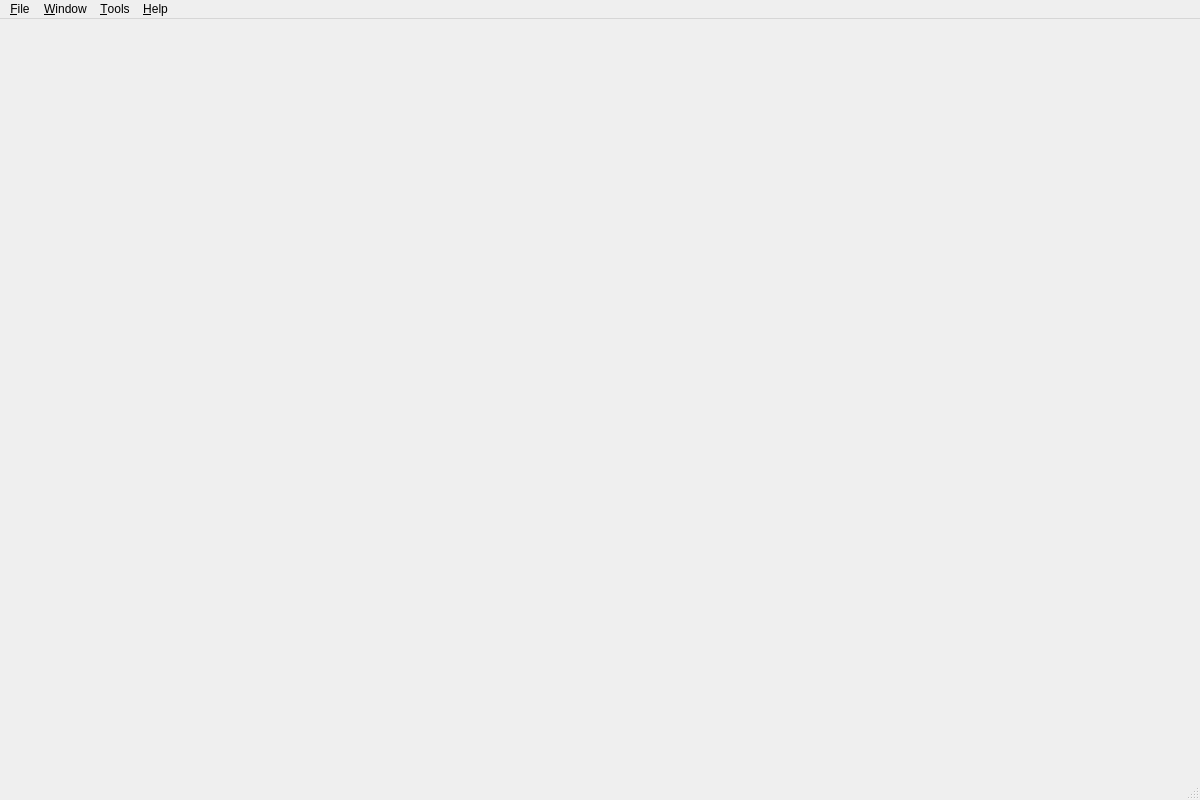
<?xml version="1.0" encoding="UTF-8"?>
<ui version="4.0">
 <class>MainWindow</class>
 <widget class="QMainWindow" name="MainWindow">
  <property name="geometry">
   <rect>
    <x>0</x>
    <y>0</y>
    <width>1200</width>
    <height>800</height>
   </rect>
  </property>
  <property name="windowTitle">
   <string>QRenderDoc</string>
  </property>
  <property name="windowIcon">
   <iconset resource="../Resources/resources.qrc">
    <normaloff>:/logo.svg</normaloff>:/logo.svg</iconset>
  </property>
  <widget class="QWidget" name="centralWidget">
   <layout class="QVBoxLayout" name="verticalLayout">
    <property name="leftMargin">
     <number>0</number>
    </property>
    <property name="topMargin">
     <number>0</number>
    </property>
    <property name="rightMargin">
     <number>0</number>
    </property>
    <property name="bottomMargin">
     <number>0</number>
    </property>
    <item>
     <widget class="ToolWindowManager" name="toolWindowManager" native="true"/>
    </item>
   </layout>
  </widget>
  <widget class="QMenuBar" name="menuBar">
   <property name="geometry">
    <rect>
     <x>0</x>
     <y>0</y>
     <width>1200</width>
     <height>18</height>
    </rect>
   </property>
   <widget class="QMenu" name="menu_Tools">
    <property name="title">
     <string>&amp;Tools</string>
    </property>
    <addaction name="action_Resolve_Symbols"/>
    <addaction name="action_Recompress_Capture"/>
    <addaction name="action_EmbedExternalFiles"/>
    <addaction name="action_RemoveExternalFiles"/>
    <addaction name="separator"/>
    <addaction name="action_Start_Replay_Loop"/>
    <addaction name="action_Create_RGP_Profile"/>
    <addaction name="action_Open_RGP_Profile"/>
    <addaction name="separator"/>
    <addaction name="extension_dummy_Tools"/>
    <addaction name="separator"/>
    <addaction name="action_Settings"/>
    <addaction name="action_Manage_Extensions"/>
    <addaction name="action_Manage_Remote_Servers"/>
    <addaction name="separator"/>
   </widget>
   <widget class="QMenu" name="menu_File">
    <property name="title">
     <string>&amp;File</string>
    </property>
    <widget class="QMenu" name="menu_Recent_Capture_Files">
     <property name="title">
      <string>&amp;Recent Captures</string>
     </property>
     <addaction name="separator"/>
     <addaction name="action_Clear_Capture_Files_History"/>
    </widget>
    <widget class="QMenu" name="menu_Recent_Capture_Settings">
     <property name="title">
      <string>Recent Capture Settings</string>
     </property>
     <addaction name="separator"/>
     <addaction name="action_Clear_Capture_Settings_History"/>
    </widget>
    <widget class="QMenu" name="menu_Export_As">
     <property name="title">
      <string>&amp;Export As...</string>
     </property>
     <property name="toolTipsVisible">
      <bool>true</bool>
     </property>
    </widget>
    <widget class="QMenu" name="menu_Import_From">
     <property name="title">
      <string>&amp;Import From...</string>
     </property>
     <property name="toolTipsVisible">
      <bool>true</bool>
     </property>
    </widget>
    <addaction name="action_Launch_Application"/>
    <addaction name="action_Attach_to_Running_Instance"/>
    <addaction name="action_Inject_into_Process"/>
    <addaction name="separator"/>
    <addaction name="action_Open_Capture"/>
    <addaction name="action_Open_Capture_with_Options"/>
    <addaction name="action_Save_Capture_Inplace"/>
    <addaction name="action_Save_Capture_As"/>
    <addaction name="action_Close_Capture"/>
    <addaction name="separator"/>
    <addaction name="extension_dummy_File"/>
    <addaction name="separator"/>
    <addaction name="menu_Import_From"/>
    <addaction name="menu_Export_As"/>
    <addaction name="separator"/>
    <addaction name="menu_Recent_Capture_Files"/>
    <addaction name="menu_Recent_Capture_Settings"/>
    <addaction name="separator"/>
    <addaction name="action_Exit"/>
    <addaction name="separator"/>
   </widget>
   <widget class="QMenu" name="menu_Window">
    <property name="title">
     <string>&amp;Window</string>
    </property>
    <widget class="QMenu" name="menu_Save_Layout">
     <property name="title">
      <string>&amp;Save Layout</string>
     </property>
     <addaction name="action_Save_Default_Layout"/>
     <addaction name="separator"/>
     <addaction name="action_Save_Layout_1"/>
     <addaction name="action_Save_Layout_2"/>
     <addaction name="action_Save_Layout_3"/>
     <addaction name="action_Save_Layout_4"/>
     <addaction name="action_Save_Layout_5"/>
     <addaction name="action_Save_Layout_6"/>
    </widget>
    <widget class="QMenu" name="menu_Load_Layout">
     <property name="title">
      <string>&amp;Load Layout</string>
     </property>
     <addaction name="action_Load_Default_Layout"/>
     <addaction name="separator"/>
     <addaction name="action_Load_Layout_1"/>
     <addaction name="action_Load_Layout_2"/>
     <addaction name="action_Load_Layout_3"/>
     <addaction name="action_Load_Layout_4"/>
     <addaction name="action_Load_Layout_5"/>
     <addaction name="action_Load_Layout_6"/>
    </widget>
    <addaction name="menu_Save_Layout"/>
    <addaction name="menu_Load_Layout"/>
    <addaction name="separator"/>
    <addaction name="action_Launch_Application_Window"/>
    <addaction name="action_Python_Shell"/>
    <addaction name="action_Event_Browser"/>
    <addaction name="action_Texture_Viewer"/>
    <addaction name="action_Pipeline_State"/>
    <addaction name="action_API_Inspector"/>
    <addaction name="action_Mesh_Output"/>
    <addaction name="action_Errors_and_Warnings"/>
    <addaction name="action_Timeline"/>
    <addaction name="action_Statistics_Viewer"/>
    <addaction name="action_Counter_Viewer"/>
    <addaction name="action_Resource_Inspector"/>
    <addaction name="action_Comments"/>
    <addaction name="separator"/>
    <addaction name="extension_dummy_Window"/>
   </widget>
   <widget class="QMenu" name="menu_Help">
    <property name="title">
     <string>&amp;Help</string>
    </property>
    <widget class="QMenu" name="menu_Reported_Bugs">
     <property name="title">
      <string>&amp;Reported Bugs</string>
     </property>
     <addaction name="separator"/>
     <addaction name="action_Clear_Reported_Bugs"/>
    </widget>
    <addaction name="action_View_Documentation"/>
    <addaction name="action_Show_Tips"/>
    <addaction name="separator"/>
    <addaction name="action_Send_Error_Report"/>
    <addaction name="menu_Reported_Bugs"/>
    <addaction name="separator"/>
    <addaction name="extension_dummy_Help"/>
    <addaction name="separator"/>
    <addaction name="action_Check_for_Updates"/>
    <addaction name="separator"/>
    <addaction name="action_Source_on_GitHub"/>
    <addaction name="action_Build_Release_Downloads"/>
    <addaction name="action_About"/>
   </widget>
   <addaction name="menu_File"/>
   <addaction name="menu_Window"/>
   <addaction name="menu_Tools"/>
   <addaction name="menu_Help"/>
  </widget>
  <widget class="QStatusBar" name="statusBar"/>
  <action name="action_Launch_Application">
   <property name="text">
    <string>&amp;Launch Application</string>
   </property>
   <property name="shortcut">
    <string>Ctrl+N</string>
   </property>
  </action>
  <action name="action_Attach_to_Running_Instance">
   <property name="text">
    <string>&amp;Attach to Running Instance</string>
   </property>
  </action>
  <action name="action_Inject_into_Process">
   <property name="text">
    <string>&amp;Inject into Process</string>
   </property>
  </action>
  <action name="action_Open_Capture">
   <property name="text">
    <string>&amp;Open Capture</string>
   </property>
   <property name="shortcut">
    <string>Ctrl+O</string>
   </property>
  </action>
  <action name="action_Save_Capture_Inplace">
   <property name="text">
    <string>&amp;Save Capture</string>
   </property>
   <property name="shortcut">
    <string>Ctrl+S</string>
   </property>
  </action>
  <action name="action_Close_Capture">
   <property name="text">
    <string>&amp;Close Capture</string>
   </property>
   <property name="shortcut">
    <string>Ctrl+F4</string>
   </property>
  </action>
  <action name="action_Exit">
   <property name="text">
    <string>E&amp;xit</string>
   </property>
  </action>
  <action name="action_Python_Shell">
   <property name="text">
    <string>P&amp;ython Shell</string>
   </property>
  </action>
  <action name="action_Event_Browser">
   <property name="text">
    <string>&amp;Event Browser</string>
   </property>
  </action>
  <action name="action_Texture_Viewer">
   <property name="text">
    <string>&amp;Texture Viewer</string>
   </property>
  </action>
  <action name="action_Pipeline_State">
   <property name="text">
    <string>&amp;Pipeline State</string>
   </property>
  </action>
  <action name="action_API_Inspector">
   <property name="text">
    <string>&amp;API Inspector</string>
   </property>
  </action>
  <action name="action_Mesh_Output">
   <property name="text">
    <string>&amp;Mesh Viewer</string>
   </property>
  </action>
  <action name="action_Errors_and_Warnings">
   <property name="text">
    <string>Errors and &amp;Warnings</string>
   </property>
  </action>
  <action name="action_Timeline">
   <property name="text">
    <string>T&amp;imeline</string>
   </property>
  </action>
  <action name="action_Save_Default_Layout">
   <property name="text">
    <string>&amp;Default Layout</string>
   </property>
  </action>
  <action name="action_Load_Default_Layout">
   <property name="text">
    <string>&amp;Default Layout</string>
   </property>
  </action>
  <action name="action_Save_Layout_1">
   <property name="text">
    <string>Layout &amp;1</string>
   </property>
  </action>
  <action name="action_Save_Layout_2">
   <property name="text">
    <string>Layout &amp;2</string>
   </property>
  </action>
  <action name="action_Save_Layout_3">
   <property name="text">
    <string>Layout &amp;3</string>
   </property>
  </action>
  <action name="action_Save_Layout_4">
   <property name="text">
    <string>Layout &amp;4</string>
   </property>
  </action>
  <action name="action_Save_Layout_5">
   <property name="text">
    <string>Layout &amp;5</string>
   </property>
  </action>
  <action name="action_Save_Layout_6">
   <property name="text">
    <string>Layout &amp;6</string>
   </property>
  </action>
  <action name="action_Load_Layout_1">
   <property name="text">
    <string>Layout &amp;1</string>
   </property>
  </action>
  <action name="action_Load_Layout_2">
   <property name="text">
    <string>Layout &amp;2</string>
   </property>
  </action>
  <action name="action_Load_Layout_3">
   <property name="text">
    <string>Layout &amp;3</string>
   </property>
  </action>
  <action name="action_Load_Layout_4">
   <property name="text">
    <string>Layout &amp;4</string>
   </property>
  </action>
  <action name="action_Load_Layout_5">
   <property name="text">
    <string>Layout &amp;5</string>
   </property>
  </action>
  <action name="action_Load_Layout_6">
   <property name="text">
    <string>Layout &amp;6</string>
   </property>
  </action>
  <action name="action_Resolve_Symbols">
   <property name="text">
    <string>&amp;Resolve Symbols</string>
   </property>
  </action>
  <action name="action_Settings">
   <property name="text">
    <string>&amp;Settings</string>
   </property>
  </action>
  <action name="action_Manage_Remote_Servers">
   <property name="text">
    <string>&amp;Manage Remote Servers</string>
   </property>
  </action>
  <action name="action_View_Documentation">
   <property name="text">
    <string>View &amp;Documentation</string>
   </property>
  </action>
  <action name="action_Send_Error_Report">
   <property name="text">
    <string>Send &amp;Error Report</string>
   </property>
  </action>
  <action name="action_Source_on_GitHub">
   <property name="text">
    <string>Source on GitHub</string>
   </property>
  </action>
  <action name="action_Build_Release_Downloads">
   <property name="text">
    <string>Build/Release Downloads</string>
   </property>
  </action>
  <action name="action_About">
   <property name="text">
    <string>&amp;About</string>
   </property>
  </action>
  <action name="action_Clear_Capture_Files_History">
   <property name="text">
    <string>Clear History</string>
   </property>
  </action>
  <action name="action_Clear_Capture_Settings_History">
   <property name="text">
    <string>Clear History</string>
   </property>
  </action>
  <action name="action_Statistics_Viewer">
   <property name="text">
    <string>&amp;Statistics Viewer</string>
   </property>
  </action>
  <action name="action_Show_Tips">
   <property name="text">
    <string>Show Tips</string>
   </property>
  </action>
  <action name="action_Launch_Application_Window">
   <property name="text">
    <string>&amp;Launch Application</string>
   </property>
  </action>
  <action name="action_Start_Replay_Loop">
   <property name="text">
    <string>Start Replay &amp;Loop</string>
   </property>
  </action>
  <action name="action_Counter_Viewer">
   <property name="text">
    <string>Performance &amp;Counter Viewer</string>
   </property>
  </action>
  <action name="action_Resource_Inspector">
   <property name="text">
    <string>&amp;Resource Inspector</string>
   </property>
  </action>
  <action name="action_Save_Capture_As">
   <property name="text">
    <string>Sa&amp;ve Capture As</string>
   </property>
  </action>
  <action name="action_Comments">
   <property name="text">
    <string>Capture C&amp;omments</string>
   </property>
  </action>
  <action name="action_Recompress_Capture">
   <property name="text">
    <string>Re&amp;compress Capture</string>
   </property>
  </action>
  <action name="action_EmbedExternalFiles">
   <property name="text">
    <string>Embed external files into Capture</string>
   </property>
  </action>
  <action name="action_RemoveExternalFiles">
   <property name="text">
    <string>Remove external files from Capture</string>
   </property>
  </action>
  <action name="action_Clear_Reported_Bugs">
   <property name="text">
    <string>&amp;Clear Reported Bugs</string>
   </property>
  </action>
  <action name="action_Check_for_Updates">
   <property name="text">
    <string>Check for updates</string>
   </property>
  </action>
  <action name="action_Create_RGP_Profile">
   <property name="text">
    <string>Create new RGP Profile</string>
   </property>
  </action>
  <action name="action_Open_RGP_Profile">
   <property name="text">
    <string>Open RGP Profile</string>
   </property>
  </action>
  <action name="extension_dummy_Tools">
   <property name="text">
    <string notr="true">__extensions__</string>
   </property>
  </action>
  <action name="extension_dummy_Help">
   <property name="text">
    <string notr="true">__extensions__</string>
   </property>
  </action>
  <action name="extension_dummy_Window">
   <property name="text">
    <string notr="true">__extensions__</string>
   </property>
  </action>
  <action name="extension_dummy_File">
   <property name="text">
    <string notr="true">__extensions__</string>
   </property>
  </action>
  <action name="action_Manage_Extensions">
   <property name="text">
    <string>Manage Extensions</string>
   </property>
  </action>
  <action name="action_Open_Capture_with_Options">
   <property name="text">
    <string>Open Capture with Options</string>
   </property>
   <property name="shortcut">
    <string>Ctrl+Shift+O</string>
   </property>
  </action>
 </widget>
 <layoutdefault spacing="6" margin="11"/>
 <customwidgets>
  <customwidget>
   <class>ToolWindowManager</class>
   <extends>QWidget</extends>
   <header>3rdparty/toolwindowmanager/ToolWindowManager.h</header>
  </customwidget>
 </customwidgets>
 <resources>
  <include location="../Resources/resources.qrc"/>
 </resources>
 <connections/>
</ui>
